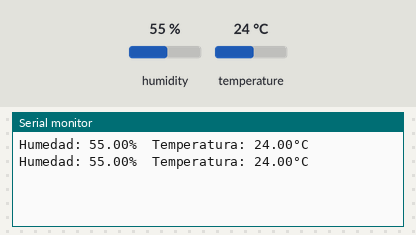
The sketch below on a simulated Arduino Uno, built with avr-gcc and run on an emulated ATmega328P. Parts: the last lines printed to the serial monitor. The inputs (shaded band) are chosen by the test bench; at power-on: humidity 55 %, temperature 24 °C.

Above: at 4.8 s.
4.9 s: humidity set to 22 %
At 6.5 s:
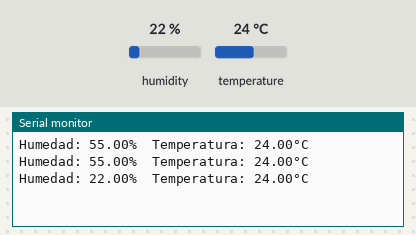
7.9 s: temperature set to 12 °C
At 8.9 s:
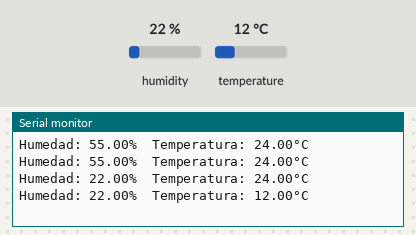
10.9 s: humidity set to 40 %
At 12.5 s:
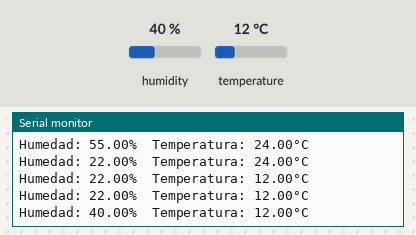
Timing chart, 0 to 14.0 s (numbered marks = the images above; inputs shaded):
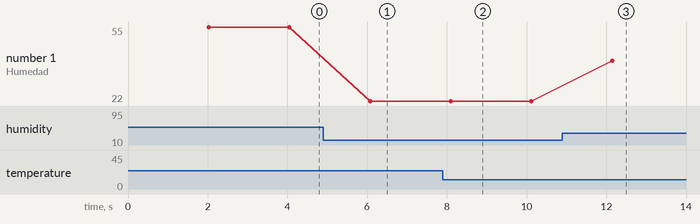

The sketch:

sketch_mar9b_humedad_temperatura.ino
```cpp
#include <DHT.h>

#define DHTPIN 2
#define DHTTYPE DHT11

DHT dht(DHTPIN, DHTTYPE);

void setup() {
  Serial.begin(9600);
  dht.begin();
}

void loop() {
  delay(2000);
  float h = dht.readHumidity();
  float t = dht.readTemperature();

  if (isnan(h) || isnan(t)) {
    Serial.println("Error leyendo el sensor!");
    return;
  }

  Serial.print("Humedad: ");
  Serial.print(h);
  Serial.print("%  Temperatura: ");
  Serial.print(t);
  Serial.println("°C");
}
```

Measured:
- after the input at 4.9 s, the serial monitor: prints a new line after 1.2 s (image 1)
- after the input at 7.9 s, the serial monitor: prints a new line after 0.20 s (image 2)
- after the input at 10.9 s, the serial monitor: prints a new line after 1.2 s (image 3)
- plotted number 1: 55 → 22 after the input at 4.9 s, 22 → 40 after the input at 10.9 s
